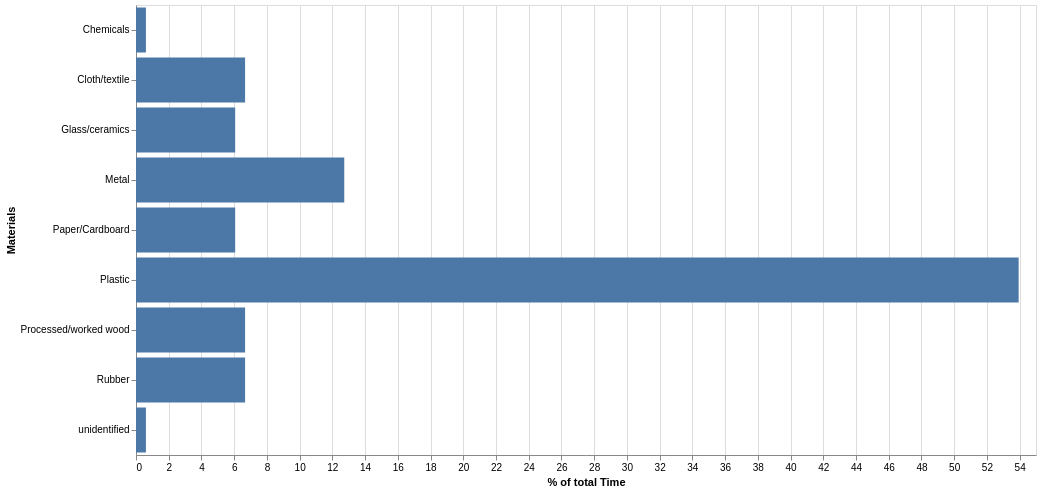

Describe this chart as a Vega-Lite specification.
### Vega-Lite specification from a JSON file in a GitHub repository (floating-point values rounded to 4 significant figures)
{"$schema": "https://vega.github.io/schema/vega-lite/v5.json", "data": {"values": [{"Materials": "Plastic", "Time": 89}, {"Materials": "Metal", "Time": 21}, {"Materials": "Cloth/textile", "Time": 11}, {"Materials": "Processed/worked wood", "Time": 11}, {"Materials": "Paper/Cardboard", "Time": 10}, {"Materials": "Rubber", "Time": 11}, {"Materials": "Glass/ceramics", "Time": 10}, {"Materials": "Chemicals", "Time": 1}, {"Materials": "unidentified", "Time": 1}]}, "transform": [{"window": [{"op": "sum", "field": "Time", "as": "TotalTime"}], "frame": [null, null]}, {"calculate": "datum.Time/datum.TotalTime * 100", "as": "PercentOfTotal"}], "width": 900, "height": {"step": 50}, "mark": {"type": "bar", "tooltip": {"content": "encoding"}}, "encoding": {"y": {"field": "Materials", "type": "nominal"}, "x": {"field": "PercentOfTotal", "type": "quantitative", "format": ".2f", "title": "% of total Time"}}}
